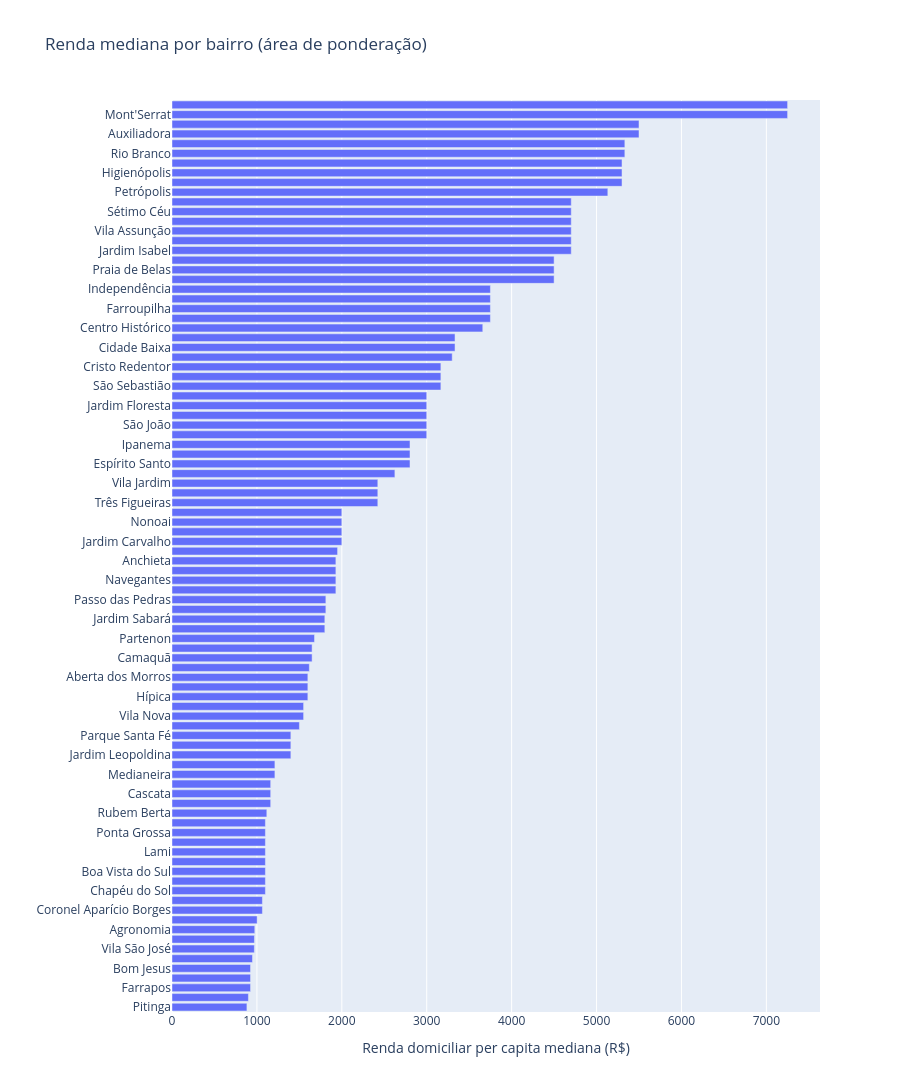

Notebook cell for this chart:
### Markdown cell above
## Renda por bairro

Os 89 bairros com uma área recebem a renda dessa área. Os 5 bairros em duas áreas recebem a média ponderada pela população dos setores em cada área (ver a seção 5 do relatório de limpeza).

### Code cell
com_renda = bairros.dropna(subset=['renda_mediana_total']).sort_values('renda_mediana_total')
fig = px.bar(com_renda, x='renda_mediana_total', y='bairro_inct', orientation='h',
             labels={'renda_mediana_total': 'Renda domiciliar per capita mediana (R$)', 'bairro_inct': ''},
             title='Renda mediana por bairro (área de ponderação)', height=2200)
fig.show()
print('bairros com renda:', len(com_renda), '| sem renda:', int(bairros['renda_mediana_total'].isna().sum()))

### Figure 1 — Plotly figure (JSON) as saved in the notebook; plotly's stock layout.template omitted (floating-point values rounded to 4 significant figures)
{"data": [{"hovertemplate": "Renda domiciliar per capita mediana (R$)=%{x}<br>=%{y}<extra></extra>", "legendgroup": "", "marker": {"color": "#636efa", "pattern": {"shape": ""}}, "name": "", "orientation": "h", "showlegend": false, "textposition": "auto", "type": "bar", "x": [882.4, 900.0, 925.0, 925.0, 925.0, 947.7, 970.0, 971.0, 975.0, 1003.0, 1065.0, 1065.0, 1100.0, 1100.0, 1100.0, 1100.0, 1100.0, 1100.0, 1100.0, 1100.0, 1117.0, 1162.0, 1162.0, 1162.0, 1212.0, 1212.0, 1400.0, 1400.0, 1400.0, 1500.0, 1550.0, 1550.0, 1600.0, 1600.0, 1600.0, 1617.0, 1650.0, 1650.0, 1679.0, 1800.0, 1800.0, 1812.0, 1812.0, 1930.0, 1930.0, 1930.0, 1930.0, 1950.0, 2000.0, 2000.0, 2000.0, 2000.0, 2424.0, 2424.0, 2424.0, 2625.0, 2803.0, 2803.0, 2803.0, 3000.0, 3000.0, 3000.0, 3000.0, 3000.0, 3167.0, 3167.0, 3167.0, 3300.0, 3333.0, 3333.0, 3660.0, 3750.0, 3750.0, 3750.0, 3750.0, 4500.0, 4500.0, 4500.0, 4702.0, 4702.0, 4702.0, 4702.0, 4702.0, 4702.0, 5133.0, 5300.0, 5300.0, 5300.0, 5333.0, 5333.0, 5500.0, 5500.0, 7250.0, 7250.0], "xaxis": "x", "y": ["Pitinga", "Mário Quintana", "Farrapos", "Arquipélago", "Bom Jesus", "Restinga", "Vila São José", "Lomba do Pinheiro", "Agronomia", "Santa Rosa de Lima", "Coronel Aparício Borges", "Vila João Pessoa", "Chapéu do Sol", "Lageado", "Boa Vista do Sul", "Extrema", "Lami", "São Caetano", "Ponta Grossa", "Belém Novo", "Rubem Berta", "Belém Velho", "Cascata", "Glória", "Medianeira", "Santa Tereza", "Jardim Leopoldina", "Costa e Silva", "Parque Santa Fé", "Cristal", "Vila Nova", "Campo Novo", "Hípica", "Serraria", "Aberta dos Morros", "Sarandi", "Camaquã", "Cavalhada", "Partenon", "Morro Santana", "Jardim Sabará", "Jardim Itu", "Passo das Pedras", "São Geraldo", "Navegantes", "Humaitá", "Anchieta", "Santo Antônio", "Jardim Carvalho", "Teresópolis", "Nonoai", "Jardim do Salso", "Três Figueiras", "Chácara das Pedras", "Vila Jardim", "Vila Ipiranga", "Espírito Santo", "Guarujá", "Ipanema", "Jardim São Pedro", "São João", "Santa Maria Goretti", "Jardim Floresta", "Passo D'Areia", "São Sebastião", "Jardim Lindóia", "Cristo Redentor", "Santana", "Cidade Baixa", "Azenha", "Centro Histórico", "Floresta", "Farroupilha", "Bom Fim", "Independência", "Menino Deus", "Praia de Belas", "Jardim Botânico", "Jardim Isabel", "Pedra Redonda", "Vila Assunção", "Vila Conceição", "Sétimo Céu", "Tristeza", "Petrópolis", "Jardim Europa", "Higienópolis", "Boa Vista", "Rio Branco", "Santa Cecília", "Auxiliadora", "Moinhos de Vento", "Mont'Serrat", "Bela Vista"], "yaxis": "y"}], "layout": {"barmode": "relative", "height": 2200, "legend": {"tracegroupgap": 0}, "title": {"text": "Renda mediana por bairro (área de ponderação)"}, "xaxis": {"anchor": "y", "domain": [0.0, 1.0], "title": {"text": "Renda domiciliar per capita mediana (R$)"}}, "yaxis": {"anchor": "x", "domain": [0.0, 1.0], "title": {"text": ""}}}}
